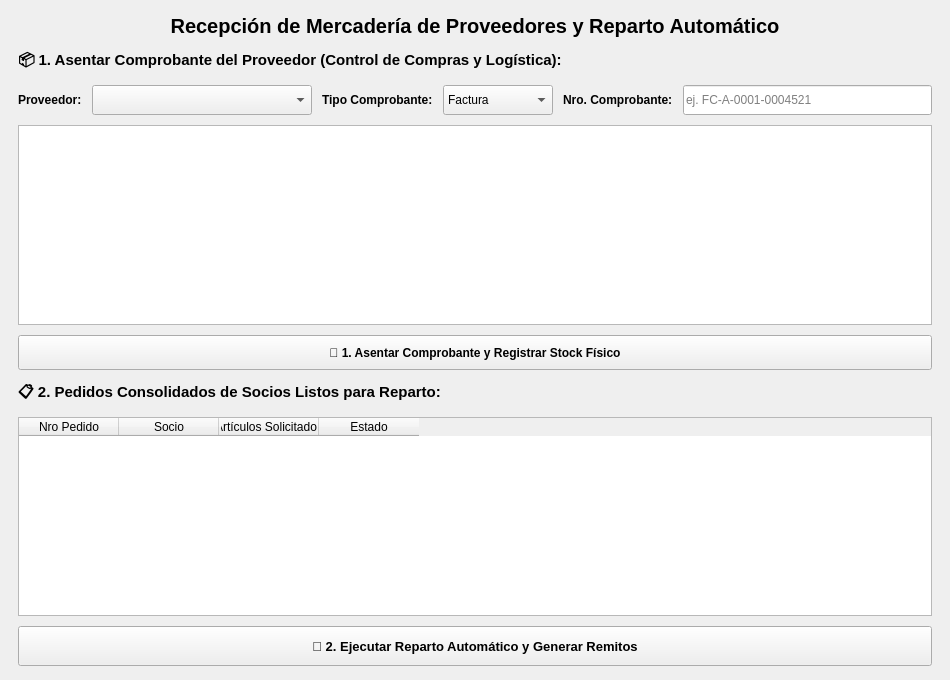
<?xml version="1.0" encoding="UTF-8"?>
<ui version="4.0">
 <class>RepartoView</class>
 <widget class="QWidget" name="RepartoView">
  <property name="geometry">
   <rect>
    <x>0</x>
    <y>0</y>
    <width>950</width>
    <height>680</height>
   </rect>
  </property>
  <property name="windowTitle">
   <string>Recepción de Mercadería y Reparto Automático</string>
  </property>
  <layout class="QVBoxLayout" name="verticalLayout">
   <property name="spacing">
    <number>10</number>
   </property>
   <property name="leftMargin">
    <number>18</number>
   </property>
   <property name="topMargin">
    <number>14</number>
   </property>
   <property name="rightMargin">
    <number>18</number>
   </property>
   <property name="bottomMargin">
    <number>14</number>
   </property>
   <item>
    <widget class="QLabel" name="lbl_titulo">
     <property name="font">
      <font>
       <family>Arial</family>
       <pointsize>15</pointsize>
       <bold>true</bold>
      </font>
     </property>
     <property name="text">
      <string>Recepción de Mercadería de Proveedores y Reparto Automático</string>
     </property>
     <property name="alignment">
      <set>Qt::AlignCenter</set>
     </property>
    </widget>
   </item>
   <item>
    <widget class="QLabel" name="lbl_sec1">
     <property name="font">
      <font>
       <family>Arial</family>
       <pointsize>11</pointsize>
       <bold>true</bold>
      </font>
     </property>
     <property name="text">
      <string>📦 1. Asentar Comprobante del Proveedor (Control de Compras y Logística):</string>
     </property>
    </widget>
   </item>
   <item>
    <layout class="QHBoxLayout" name="layout_comprobante_header">
     <property name="spacing">
      <number>10</number>
     </property>
     <item>
      <widget class="QLabel" name="lbl_prov">
       <property name="font">
        <font>
         <family>Arial</family>
         <pointsize>9</pointsize>
         <bold>true</bold>
        </font>
       </property>
       <property name="text">
        <string>Proveedor:</string>
       </property>
      </widget>
     </item>
     <item>
      <widget class="QComboBox" name="cmb_proveedor_recepcion">
       <property name="minimumSize">
        <size>
         <width>220</width>
         <height>30</height>
        </size>
       </property>
      </widget>
     </item>
     <item>
      <widget class="QLabel" name="lbl_tipo">
       <property name="font">
        <font>
         <family>Arial</family>
         <pointsize>9</pointsize>
         <bold>true</bold>
        </font>
       </property>
       <property name="text">
        <string>Tipo Comprobante:</string>
       </property>
      </widget>
     </item>
     <item>
      <widget class="QComboBox" name="cmb_tipo_comprobante">
       <property name="minimumSize">
        <size>
         <width>110</width>
         <height>30</height>
        </size>
       </property>
       <item>
        <property name="text">
         <string>Factura</string>
        </property>
       </item>
       <item>
        <property name="text">
         <string>Remito</string>
        </property>
       </item>
       <item>
        <property name="text">
         <string>Comprobante</string>
        </property>
       </item>
      </widget>
     </item>
     <item>
      <widget class="QLabel" name="lbl_nro">
       <property name="font">
        <font>
         <family>Arial</family>
         <pointsize>9</pointsize>
         <bold>true</bold>
        </font>
       </property>
       <property name="text">
        <string>Nro. Comprobante:</string>
       </property>
      </widget>
     </item>
     <item>
      <widget class="QLineEdit" name="txt_nro_comprobante">
       <property name="minimumSize">
        <size>
         <width>160</width>
         <height>30</height>
        </size>
       </property>
       <property name="placeholderText">
        <string>ej. FC-A-0001-0004521</string>
       </property>
      </widget>
     </item>
    </layout>
   </item>
   <item>
    <widget class="QTableWidget" name="tabla_recepcion"/>
   </item>
   <item>
    <widget class="QPushButton" name="btn_guardar_comprobante">
     <property name="minimumSize">
      <size>
       <width>0</width>
       <height>35</height>
      </size>
     </property>
     <property name="font">
      <font>
       <family>Arial</family>
       <pointsize>9</pointsize>
       <bold>true</bold>
      </font>
     </property>
     <property name="text">
      <string>💾 1. Asentar Comprobante y Registrar Stock Físico</string>
     </property>
    </widget>
   </item>
   <item>
    <widget class="QLabel" name="lbl_sec2">
     <property name="font">
      <font>
       <family>Arial</family>
       <pointsize>11</pointsize>
       <bold>true</bold>
      </font>
     </property>
     <property name="text">
      <string>📋 2. Pedidos Consolidados de Socios Listos para Reparto:</string>
     </property>
    </widget>
   </item>
   <item>
    <widget class="QTableWidget" name="tabla_pedidos">
     <property name="columnCount">
      <number>4</number>
     </property>
     <column>
      <property name="text">
       <string>Nro Pedido</string>
      </property>
     </column>
     <column>
      <property name="text">
       <string>Socio</string>
      </property>
     </column>
     <column>
      <property name="text">
       <string>Artículos Solicitados</string>
      </property>
     </column>
     <column>
      <property name="text">
       <string>Estado</string>
      </property>
     </column>
    </widget>
   </item>
   <item>
    <widget class="QPushButton" name="btn_ejecutar">
     <property name="minimumSize">
      <size>
       <width>0</width>
       <height>40</height>
      </size>
     </property>
     <property name="font">
      <font>
       <family>Arial</family>
       <pointsize>10</pointsize>
       <bold>true</bold>
      </font>
     </property>
     <property name="text">
      <string>🚚 2. Ejecutar Reparto Automático y Generar Remitos</string>
     </property>
    </widget>
   </item>
  </layout>
 </widget>
 <resources/>
 <connections/>
</ui>
